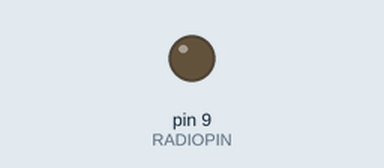
This sketch was run on a simulated Arduino Uno, built with avr-gcc and run on an emulated ATmega328P. Shown: output pins drawn as LEDs (lit = HIGH). What the sketch prints to the serial monitor is not drawn.

Above: at 0.04 s.
At 11.01 s:
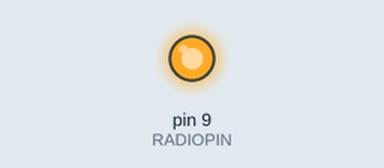
Timing chart, 0 to 12.2 s (numbered marks = the images above):
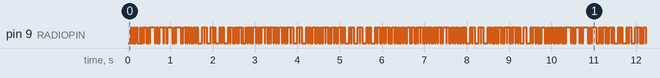

Measured:
- by itself, pin 9 (RADIOPIN): moves between LOW and HIGH, repeating every 9.4 s

The sketch:

RTTY_test_AVR.ino
```cpp
#include <string.h>
#include <util/crc16.h>
#include <avr/io.h>
#include <avr/interrupt.h>

#define RADIOPIN 9
#define LED_1 13
#define BAUD_RATE 50 // change as required

volatile int tx_status = 0;
volatile char *ptr = NULL;
char currentbyte;
int currentbitcount;

volatile boolean sentence_needed = true;
int tx_counter = 10000;

char send_datastring[102];


// RTTY Interrupt Routine
ISR(TIMER1_COMPA_vect){
  switch (tx_status){

    case 0: // when the next byte needs to be gotten
      if (ptr){
        currentbyte = *ptr; // read first byte where pointer is pointing too
        if (currentbyte){
          tx_status = 1;
          sentence_needed = false;
          digitalWrite(LED_1, LOW);
          // warning! The lack of "break" in this branch means that we
          // fall through to "case 1" immediately, in order to start
          // sending the start bit.
        }
        else {
          sentence_needed = true;
          digitalWrite(LED_1, HIGH);
          break;
        }
      }
      else {
        sentence_needed = true;
        digitalWrite(LED_1, HIGH);
        break;
      }

    case 1: // first bit about to be sent
      rtty_txbit(0); // send start bit
      tx_status = 2;
      currentbitcount = 1; // set bit count to 0 ready for incrementing to 7 for last bit of a ASCII-7 byte
      break;

    case 2: // normal status, transmitting bits of byte (including first and last)

      rtty_txbit(currentbyte & 1); // send the currentb bit

      if (currentbitcount == 7){ // if we've just transmitted the final bit of the byte
        tx_status = 3;
      }

      currentbyte = currentbyte >> 1; // shift all bits in byte 1 to right so next bit is LSB
      currentbitcount++;
      break;

    case 3: // if all bits have been transmitted and we need to send the first of two stop bits
      rtty_txbit(1); // send first stop bit
      tx_status = 4;
      break;

    case 4: // ready to send the last of two stop bits
      rtty_txbit(1); // send the final stop bit
      ptr++; // increment the pointer for reading next byte in buffer
      tx_status = 0;
      Serial.println("");
      break;

    }

}


// function to toggle radio pin high and low as per the bit
void rtty_txbit (int bit)
{
 if (bit)
 {
 // high
 digitalWrite(RADIOPIN, HIGH);
 }
 else
 {
 // low
 digitalWrite(RADIOPIN, LOW);
 }
}


void initialise_interrupt()
{
  // initialize Timer1
  cli();          // disable global interrupts
  TCCR1A = 0;     // set entire TCCR1A register to 0
  TCCR1B = 0;     // same for TCCR1B
  OCR1A = F_CPU / 1024 / (BAUD_RATE - 1);  // set compare match register to desired timer count
  TCCR1B |= (1 << WGM12);   // turn on CTC mode:
  // Set CS10 and CS12 bits for:
  TCCR1B |= (1 << CS10);
  TCCR1B |= (1 << CS12);
  // enable timer compare interrupt:
  TIMSK1 |= (1 << OCIE1A);
  sei();          // enable global interrupts
}


void setup()
{
  pinMode(RADIOPIN, OUTPUT);
  initialise_interrupt();
  Serial.begin(9600);
}

void loop()
{
 // for you to have a play with ;-
 float timemill = millis();
 int timemin = timemill/60000;
 Serial.println(timemin);

 if(sentence_needed){
  snprintf(send_datastring,102,"$$test,%d,19:59:00,21.0000,12.4549,1000", tx_counter);
  tx_counter++;
  unsigned int CHECKSUM = gps_CRC16_checksum(send_datastring); // Calculates the checksum for this datastring
  char checksum_str[6];
  sprintf(checksum_str, "*%04X\n", CHECKSUM);
  strcat(send_datastring,checksum_str);
  ptr = &send_datastring[0];
  sentence_needed = false;
 }
}

uint16_t gps_CRC16_checksum (char *string) {
  size_t i;
  uint16_t crc;
  uint8_t c;

  crc = 0xFFFF;

  // Calculate checksum ignoring the first two $s
  for (i = 2; i < strlen(string); i++) {
    c = string[i];
    crc = _crc_xmodem_update (crc, c);
  }

  return crc;
}
```
